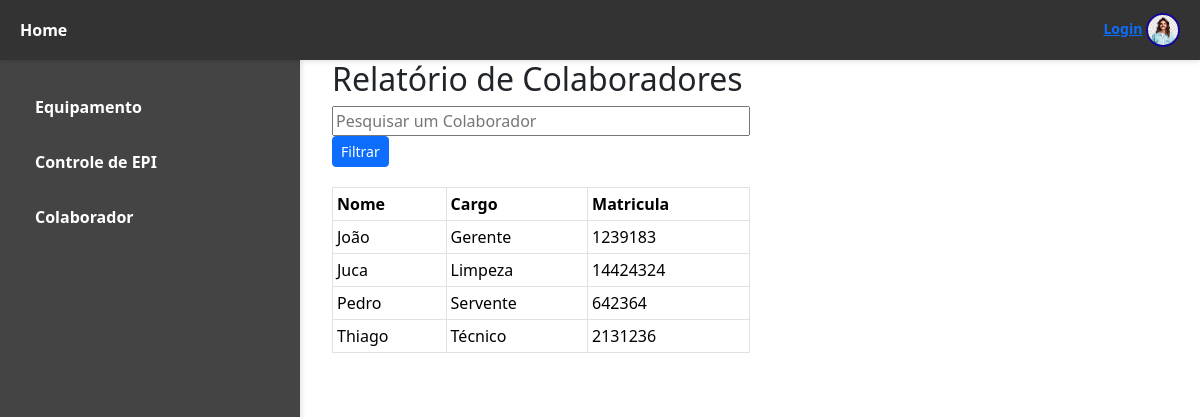
The page /listar_colaborador/ on the database as committed earlier.
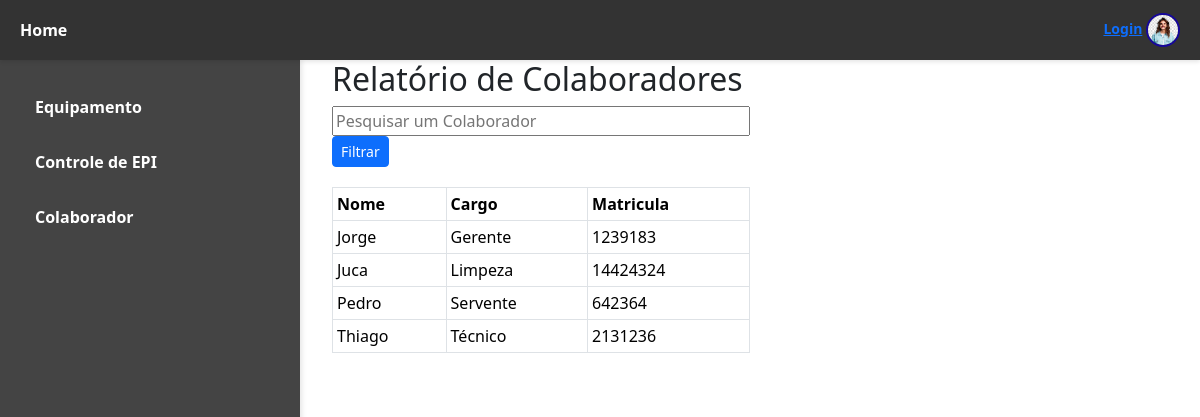
The same page on the database as committed later.
### epi/models.py (models this page shows, shortened)
class Colaborador(models.Model):
        nome = models.CharField(max_length=100)
        cargo = models.CharField(max_length=100)
        matricula = models.IntegerField(max_length=100)

### epi/views.py (the view)
# urls.py: path('listar_colaborador/', views.listar_colaborador, name='listar_colaborador'),
def listar_colaborador(request):
    values = Colaborador.objects.all()
    nome = request.GET.get('nome')
    cargo = request.GET.get('cargo')
    matricula = request.GET.get('matricula')
    if nome:
        values = values.filter(nome__icontains=nome)
    if cargo:
        values = values.filter(cargo__icontains=cargo)
    if matricula:
        values = values.filter(matricula__icontains=matricula)
    return render(request, 'epi/globals/listar_colaborador.html', {'colaboradores': values})

### epi/templates/epi/globals/listar_colaborador.html (shortened to what this page needs)
{% extends "epi/index.html" %}
{% block content %}
<div class="container">
    <h2>Relatório de Colaboradores</h2>
    <form method="get" style="width: 50%; margin-bottom: 20px;  ">
        <input type="text" name="nome" placeholder="Pesquisar um Colaborador" value="{{ request.GET.nome }}" style="width: 100%;">
        <button type="submit" class="btn btn-primary btn-sm">Filtrar</button>
    </form>
    <table class="table table-bordered table-sm" style="width: 50%;">
        <thead>
            <tr>
                <th>Nome</th>
                <th>Cargo</th>
                <th>Matricula</th>
            </tr>
        </thead>
        <tbody>
            {% for colaborador in colaboradores %}
            <tr>
                <td>{{ colaborador.nome }}</td>
                <td>{{ colaborador.cargo }}</td>
                <td>{{ colaborador.matricula }}</td>
            </tr>
            {% empty %}
            <tr>
                <td colspan="3">Nenhum colaborador encontrado.</td>
            </tr>
            {% endfor %}
        </tbody>
    </table>
</div>
{% endblock %}

Rows that differ between the two databases and show on the page:
changed Colaborador "Gerente": nome "João" → "Jorge"
